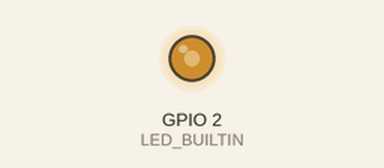
This sketch was run on a simulated ESP8266 (NodeMCU). On the bench: output pins drawn as LEDs (lit = HIGH, except the on-board LED, lit = LOW). WiFi joins after 1.5 s; servers stay silent unless stated; network time is answered at once with the bench clock; uploads are accepted with an empty reply; the local clock reads 2024-03-15 10:24:30 at power-on unless the sketch sets it; storage starts empty; what the sketch prints to the serial monitor is not drawn.

Above: at 2.6 s.
At 3.4 s:
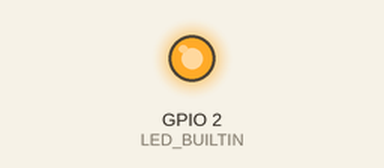
At 4.1 s:
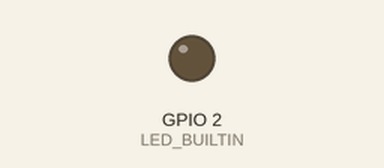
Timing chart, 0 to 5.6 s (numbered marks = the images above):
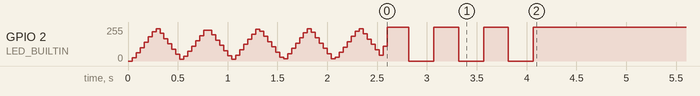

The sketch:

Current-Ache-Ki-NodeMCU.ino
```cpp
#include <ESP8266WiFi.h>
#include <ESP8266HTTPClient.h>
#include <WiFiUdp.h>
#include <NTPClient.h>
#include <FS.h>
#include <ArduinoJson.h>

// Yey you have got my wifi password!
const char* ssid = "One "; //YOUR WIFI SSID HERE
const char* password = "Raihan#1"; //YOUR WIFI PASSWORD HERE
const char* serverUrl = "https://currentacheki.cyclic.app";
const int port = 443;
String PING_ENDPOINT = "/api/v1/device/ping";
String POST_ENDPOINT = "/api/v1/device/reportInterupt";
WiFiUDP ntpUDP;
NTPClient timeClient(ntpUDP, "pool.ntp.org");
unsigned long LatestEpochTime = 0;
bool ConnectionError = false;
bool WifiError = false;
unsigned long backupEpochTime;
bool powerCutPacketSendFailed = false;

void WriteEpochSPIFFS(unsigned long value) {
  File file = SPIFFS.open("/data.txt", "w");
  if (file) {
    file.println(value);
    file.close();
  }
}

unsigned long ReadEpochSPIFFS() {
  File file = SPIFFS.open("/data.txt", "r");
  if (file) {
    String valueString = file.readStringUntil('\n');
    file.close();
    return valueString.toInt();
  }
  return 0; // Return a default value if reading fails
}

String getUniqueID() {
  byte mac[6];
  WiFi.macAddress(mac);

  String macAddress="CA_NODE-";
  for (int i = 0; i < 6; ++i) {
    if (mac[i] < 0x10) {
      macAddress += "0"; // Add leading zero if necessary
    }
    macAddress += String(mac[i], HEX);
  }

  return macAddress;
}

String DeviceID = getUniqueID();
#define TIMING_SPACER_CONSTANT 500
void StartUpLEDSequence(){
  for(int i=0;i<5;i++){
    for (int brightness = 0; brightness <= TIMING_SPACER_CONSTANT; brightness++) {
      digitalWrite(LED_BUILTIN, HIGH); // Turn on the LED
      delayMicroseconds(brightness); // Duration of ON state
      digitalWrite(LED_BUILTIN, LOW); // Turn off the LED
      delayMicroseconds(TIMING_SPACER_CONSTANT - brightness); // Duration of OFF state
    }

    // Decrease brightness from 255 to 0
    for (int brightness = TIMING_SPACER_CONSTANT; brightness >= 0; brightness--) {
      digitalWrite(LED_BUILTIN, HIGH); // Turn on the LED
      delayMicroseconds(brightness); // Duration of ON state
      digitalWrite(LED_BUILTIN, LOW); // Turn off the LED
      delayMicroseconds(TIMING_SPACER_CONSTANT - brightness); // Duration of OFF state
    }
  }
}

void sendPostRequest(String path, unsigned long epoch) {
  Serial.println("======= START HTTP POST =======");

  WiFiClientSecure client;
  client.setInsecure(); // Disables SSL verification

  HTTPClient http;
  http.begin(client, String(serverUrl) + path);
  http.addHeader("Content-Type", "application/json");

  // Create JSON payload using ArduinoJson
  StaticJsonDocument<128> jsonDoc;
  jsonDoc["lastTimeEpoch"] = epoch;
  jsonDoc["deviceId"] = DeviceID;

  String payload;
  serializeJson(jsonDoc, payload);

  int httpResponseCode = http.POST(payload);

  if (httpResponseCode > 0) {
    Serial.print("HTTP request on `");
    Serial.print(path + "` Responded with HTTP-");
    Serial.println(httpResponseCode);

    if (httpResponseCode != 200) {
      digitalWrite(LED_BUILTIN, LOW);
      ConnectionError = true;
    } else {
      digitalWrite(LED_BUILTIN, HIGH);
      ConnectionError = false;
    }

    String response = http.getString();
    Serial.print("Response Data: ");
    Serial.println(response);
  } else {
    Serial.print("Error sending request: ");
    Serial.println(http.errorToString(httpResponseCode));
    digitalWrite(LED_BUILTIN, LOW);
    ConnectionError = true;
    backupEpochTime = epoch;
    powerCutPacketSendFailed = true;
  }

  http.end();
  Serial.println("======= END HTTP POST =======");
}

bool blinkCount = 0;
void setup() {
  Serial.begin(115200);
  Serial.println("\nCurrent Ache Node V1.0.0");
  Serial.println("Booting....");
  pinMode(LED_BUILTIN,OUTPUT);
  StartUpLEDSequence();
  digitalWrite(LED_BUILTIN,HIGH);
  Serial.println("Starting File System....");
  SPIFFS.begin();
  WiFi.begin(ssid, password);
  Serial.print("Connecting to WiFi...");
  while (WiFi.status() != WL_CONNECTED) {
    delay(250);
    Serial.print(".");
    digitalWrite(LED_BUILTIN,blinkCount);
    blinkCount=!blinkCount;
  }
  Serial.println(" ");
  digitalWrite(LED_BUILTIN,HIGH);
  Serial.println("Connected to WiFi");
  Serial.println("Getting Device ID");
  Serial.print("Device ID: ");
  Serial.println(DeviceID);
  timeClient.begin();
  timeClient.setTimeOffset(0);
  sendPostRequest(POST_ENDPOINT,ReadEpochSPIFFS());
  timeClient.update();
  LatestEpochTime = timeClient.getEpochTime();
  sendPostRequest(PING_ENDPOINT,LatestEpochTime);
}
int counter=1;
void loop() {
  if (WiFi.status() == WL_CONNECTED) {
    unsigned long startTime = millis();
    if(powerCutPacketSendFailed){
      sendPostRequest(POST_ENDPOINT,backupEpochTime);
      powerCutPacketSendFailed = false;
    }
    if(!ConnectionError){
      digitalWrite(LED_BUILTIN,HIGH);
    }else{
      sendPostRequest(PING_ENDPOINT,LatestEpochTime);
    }
    timeClient.update();
    LatestEpochTime = timeClient.getEpochTime();
    WriteEpochSPIFFS(LatestEpochTime);
    //Sending a ping to the server saying that the node is online
    if(counter==21){
      //Pinging Server Every 5 minutes
      sendPostRequest(PING_ENDPOINT,LatestEpochTime);
      counter=1;
    }else{
      counter++;
    }
    unsigned long endTime = millis();
    delay((15*1000)-(endTime-startTime)); // Wait for a Minute before updating the time again
  }else{
    if(!ConnectionError){
      digitalWrite(LED_BUILTIN,blinkCount);
      blinkCount=!blinkCount;
      delay(500);
    }
  }
}
```
